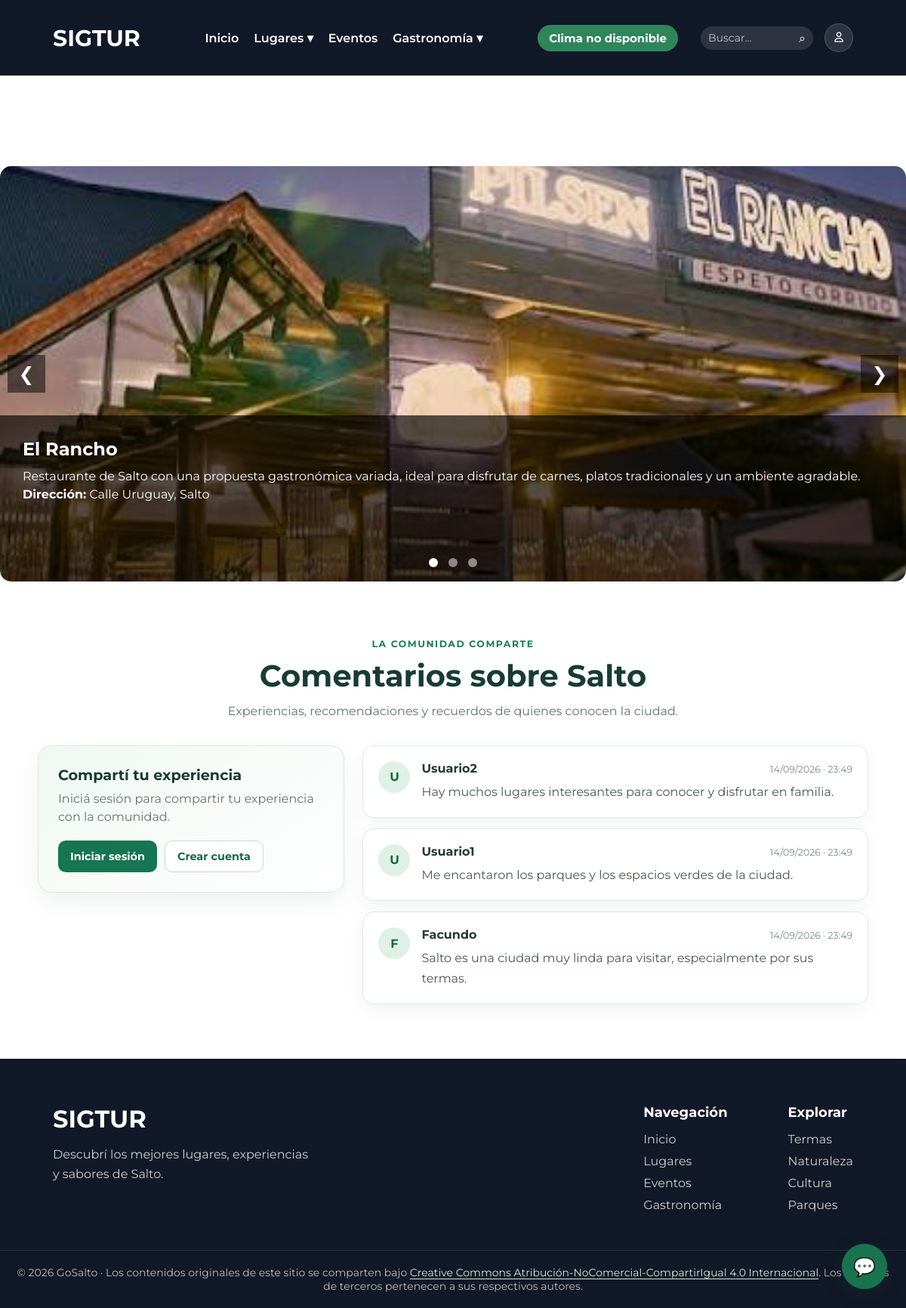
/pages/gastronomia/restaurantes.php, run on the app's committed database.
### tables this page shows
CREATE TABLE `lugar` (
  `ID_LUGAR` int(11) NOT NULL,
  `NOMBRE` varchar(150) NOT NULL,
  `DESCRIPCION` text DEFAULT NULL,
  `DIRECCION` varchar(200) NOT NULL,
  `IMAGEN` varchar(255) DEFAULT NULL,
  `LATITUD` decimal(10,7) DEFAULT NULL,
  `LONGITUD` decimal(10,7) DEFAULT NULL
);

CREATE TABLE `comentario` (
  `ID_COMENTARIO` int(11) NOT NULL,
  `ID_USUARIO` int(11) NOT NULL,
  `COMENTARIO` text NOT NULL,
  `FECHA` datetime DEFAULT current_timestamp()
);

CREATE TABLE `usuario` (
  `ID_USUARIO` int(11) NOT NULL,
  `ID_ROL` int(11) NOT NULL,
  `NOMBRE` varchar(100) NOT NULL,
  `CONTRASENA` varchar(255) NOT NULL,
  `CORREO` varchar(150) NOT NULL
);

### config/config.php (called while the page is built, shortened)
<?php
function url($ruta)
{
    return BASE_URL . $ruta;
}
?>

### pages/gastronomia/restaurantes.php (the view, shortened to what this page needs)
<?php
require_once("../../conexion.php");
$sql = "SELECT
            LUGAR.ID_LUGAR,
            LUGAR.NOMBRE,
            LUGAR.DESCRIPCION,
            LUGAR.DIRECCION,
            LUGAR.IMAGEN
        FROM LUGAR
        INNER JOIN LUGAR_CATEGORIA
            ON LUGAR.ID_LUGAR = LUGAR_CATEGORIA.ID_LUGAR
        WHERE LUGAR_CATEGORIA.ID_CATEGORIA = 7";
$resultado = $conexion->query($sql);
?>
<!DOCTYPE html>
<html lang="es">
<head>
    <link rel="stylesheet" href="<?php echo '../../assets/css/var.css'; ?>">
    <link rel="stylesheet" href="<?php echo '../../assets/css/styles.css'; ?>">
    <link rel="stylesheet" href="<?php echo '../../assets/css/componentes.css'; ?>">
    <link rel="stylesheet" href="<?php echo '../../assets/css/style-secciones.css'; ?>">
    <link rel="stylesheet" href="<?php echo '../../assets/css/slider.css'; ?>">
    <link rel="stylesheet" href="<?php echo '../../assets/css/comments.css?v=3'; ?>">
    <link rel="stylesheet" href="https://cdnjs.cloudflare.com/ajax/libs/font-awesome/6.7.2/css/all.min.css">
</head>
<body>
<main class="main-content pagina-interna">
<?php include("../../includes/navbar.php"); ?>
<section class="slider-container">
    <button class="slider-btn prev">❮</button>
    <?php
    $primero = true;
    while ($lugar = $resultado->fetch_assoc()) {
    ?>
        <div class="slide <?php echo $primero ? 'active' : ''; ?>">
            <img
                src="../../<?php echo htmlspecialchars($lugar['IMAGEN']); ?>"
                alt="<?php echo htmlspecialchars($lugar['NOMBRE']); ?>"
            >
            <div class="slide-info">
                <h2>
                    <?php echo htmlspecialchars($lugar['NOMBRE']); ?>
                </h2>
                <p>
                    <?php echo htmlspecialchars($lugar['DESCRIPCION']); ?>
                </p>
                <p>
                    <strong>Dirección:</strong>
                    <?php echo htmlspecialchars($lugar['DIRECCION']); ?>
                </p>
            </div>
        </div>
    <?php
        $primero = false;
    }
    ?>
    <button class="slider-btn next">❯</button>
    <div class="slider-dots">
        <?php
        $resultado->data_seek(0);
        $primer_dot = true;
        while ($lugar = $resultado->fetch_assoc()) {
        ?>
            <span class="dot <?php echo $primer_dot ? 'active' : ''; ?>"></span>
        <?php
            $primer_dot = false;
        }
        ?>
    </div>
</section>
<?php include("../../includes/comments.php"); ?>
</main>
<?php include("../../includes/footer.php"); ?>
<?php include("../../includes/chat-widget.php"); ?>
</body>
</html>

### includes/comments.php (shortened to what this page needs)
<?php
require_once(__DIR__ . "/../conexion.php");
require_once(__DIR__ . "/../config/config.php");
try {
    $resultadoComentarios = $conexion->query(
        "SELECT COMENTARIO.COMENTARIO, USUARIO.NOMBRE, COMENTARIO.FECHA
         FROM COMENTARIO
         INNER JOIN USUARIO ON COMENTARIO.ID_USUARIO = USUARIO.ID_USUARIO
         ORDER BY COMENTARIO.ID_COMENTARIO DESC"
    );
} catch (mysqli_sql_exception $error) {
    error_log("No se pudieron cargar los comentarios: " . $error->getMessage());
    $resultadoComentarios = false;
}
?>
<section class="comentarios" id="comentarios">
    <header class="comentarios-header">
        <span class="comentarios-etiqueta">La comunidad comparte</span>
        <h2>Comentarios sobre Salto</h2>
        <p>Experiencias, recomendaciones y recuerdos de quienes conocen la ciudad.</p>
    </header>
    <div class="comentarios-contenido">
        <div class="comentario-formulario">
            <h3>Compartí tu experiencia</h3>
            <?php if (isset($_SESSION['id_usuario'])) { ?>
                <p class="comentario-sesion">
                    Publicando como <strong><?= htmlspecialchars($_SESSION['nombre'] ?? 'Usuario', ENT_QUOTES, 'UTF-8') ?></strong>
                </p>
                <form action="<?= htmlspecialchars(url('pages/guardar_comentario.php'), ENT_QUOTES, 'UTF-8') ?>" method="POST">
                    <input type="hidden" name="csrf_token" value="<?= htmlspecialchars($_SESSION['csrf_comentario'], ENT_QUOTES, 'UTF-8') ?>">
                    <input type="hidden" name="return_to" value="<?= htmlspecialchars($_SERVER['REQUEST_URI'] ?? '/', ENT_QUOTES, 'UTF-8') ?>">
                    <label for="texto-comentario">Tu comentario</label>
                    <textarea
                        id="texto-comentario"
                        name="comentario"
                        maxlength="2000"
                        rows="5"
                        placeholder="¿Qué te gustó de Salto? Compartí tu recomendación..."
                        required
                    ></textarea>
                    <div class="comentario-formulario-pie">
                        <small>Hasta 2000 caracteres</small>
                        <button type="submit">Publicar comentario</button>
                    </div>
                </form>
            <?php } else { ?>
                <p>Iniciá sesión para compartir tu experiencia con la comunidad.</p>
                <div class="comentario-acceso">
                    <a href="<?= htmlspecialchars(url('pages/login.php'), ENT_QUOTES, 'UTF-8') ?>">Iniciar sesión</a>
                    <a href="<?= htmlspecialchars(url('pages/register.php'), ENT_QUOTES, 'UTF-8') ?>">Crear cuenta</a>
                </div>
            <?php } ?>
        </div>
        <div class="comentarios-lista">
            <?php if ($resultadoComentarios === false) { ?>
                <p class="comentarios-vacio">No se pudieron cargar los comentarios en este momento. Intentá nuevamente más tarde.</p>
            <?php } elseif ($resultadoComentarios->num_rows === 0) { ?>
                <p class="comentarios-vacio">Todavía no hay comentarios. ¡Sé la primera persona en compartir su experiencia!</p>
            <?php } else { ?>
                <?php while ($comentario = $resultadoComentarios->fetch_assoc()) { ?>
                    <article class="comentario">
                        <div class="comentario-avatar" aria-hidden="true">
                            <?= htmlspecialchars(mb_strtoupper(mb_substr($comentario['NOMBRE'], 0, 1, 'UTF-8'), 'UTF-8'), ENT_QUOTES, 'UTF-8') ?>
                        </div>
                        <div class="comentario-detalle">
                            <div class="comentario-meta">
                                <h3><?= htmlspecialchars($comentario['NOMBRE'], ENT_QUOTES, 'UTF-8') ?></h3>
                                <time datetime="<?= htmlspecialchars($comentario['FECHA'], ENT_QUOTES, 'UTF-8') ?>">
                                    <?= htmlspecialchars(date('d/m/Y · H:i', strtotime($comentario['FECHA'])), ENT_QUOTES, 'UTF-8') ?>
                                </time>
                            </div>
                            <p><?= nl2br(htmlspecialchars($comentario['COMENTARIO'], ENT_QUOTES, 'UTF-8')) ?></p>
                        </div>
                    </article>
                <?php } ?>
            <?php } ?>
        </div>
    </div>
</section>

### assets/css/var.css (style rules this page uses)
:root { --fuente: 'Montserrat', sans-serif; --color-principal: rgb(255, 255, 255); --color-secundario : #f5f5f5; --color-principal-texto: rgb(0, 0, 0); --color-secundario-texto : #555; --color-redes: #333; --tamaño-principal-h1: 30px; --tamaño-principal-fuente: 15px; }

### assets/css/styles.css (style rules this page uses)
* { margin: 0; padding: 0; box-sizing: border-box; font-family: var(--fuente); }
html, body { width: 100%; min-height: 100%; scroll-behavior: smooth; }
body { display: flex; flex-direction: column; min-height: 100vh; }
main { flex: 1; }
.pagina-interna { padding-top:100px; flex:1; }

### assets/css/componentes.css (style rules this page uses)
.slider-container { position: relative; max-width: 1200px; height: 550px; margin: 120px auto 40px auto; overflow: hidden; border-radius: 15px; }
.slide { display: none; width: 100%; height: 100%; position: relative; }
.slide.active { display: block; }
.slide img { width: 100%; height: 100%; object-fit: cover; }
.slide-info { position: absolute; bottom: 0; left: 0; width: 100%; height: 40%; background: rgba(0,0,0,0.65); color: white; padding: 30px; box-sizing: border-box; }
.slide-info h2 { margin-bottom: 10px; }
.slide-info p { line-height: 1.5; }
.slider-btn { position: absolute; top: 50%; transform: translateY(-50%); background: rgba(0,0,0,0.5); color: white; border: none; width: 50px; height: 50px; cursor: pointer; font-size: 25px; z-index: 100; }
.prev { left: 10px; }
.next { right: 10px; }
.slider-dots { position: absolute; bottom: 15px; width: 100%; text-align: center; z-index: 100; }
.dot { width: 12px; height: 12px; background: rgba(255,255,255,0.5); border-radius: 50%; display: inline-block; margin: 0 5px; cursor: pointer; }
.dot.active { background: white; }

### assets/css/slider.css (style rules this page uses)
.slider-container { position: relative; max-width: 1200px; height: 550px; margin: 120px auto 40px auto; overflow: hidden; border-radius: 15px; }
.slide { display: none; width: 100%; height: 100%; position: relative; }
.slide.active { display: block; }
.slide img { width: 100%; height: 100%; object-fit: cover; }
.slide-info { position: absolute; bottom: 0; left: 0; width: 100%; height: 40%; background: rgba(0,0,0,0.65); color: white; padding: 30px; box-sizing: border-box; }
.slide-info h2 { margin-bottom: 10px; }
.slide-info p { line-height: 1.5; }
.slider-btn { position: absolute; top: 50%; transform: translateY(-50%); background: rgba(0,0,0,0.5); color: white; border: none; width: 50px; height: 50px; cursor: pointer; font-size: 25px; z-index: 100; }
.prev { left: 10px; }
.next { right: 10px; }
.slider-dots { position: absolute; bottom: 15px; width: 100%; text-align: center; z-index: 100; }
.dot { width: 12px; height: 12px; background: rgba(255,255,255,0.5); border-radius: 50%; display: inline-block; margin: 0 5px; cursor: pointer; }
.dot.active { background: white; }

### data on the page
lugar: IMAGEN (picture), NOMBRE "El Rancho", DESCRIPCION "Restaurante de Salto con una propuesta gastronómica variada, ideal para disfrutar de carnes, platos tradicionales y un ambiente agradable.", DIRECCION "Calle Uruguay, Salto"
comentario: ID_USUARIO.NOMBRE "U", ID_USUARIO.NOMBRE "Usuario2", FECHA "14/09/2026 · 23:49", COMENTARIO "Hay muchos lugares interesantes para conocer y disfrutar en familia."
comentario: ID_USUARIO.NOMBRE "U", ID_USUARIO.NOMBRE "Usuario1", FECHA "14/09/2026 · 23:49", COMENTARIO "Me encantaron los parques y los espacios verdes de la ciudad."
comentario: ID_USUARIO.NOMBRE "F", ID_USUARIO.NOMBRE "Facundo", FECHA "14/09/2026 · 23:49", COMENTARIO "Salto es una ciudad muy linda para visitar, especialmente por sus termas."
